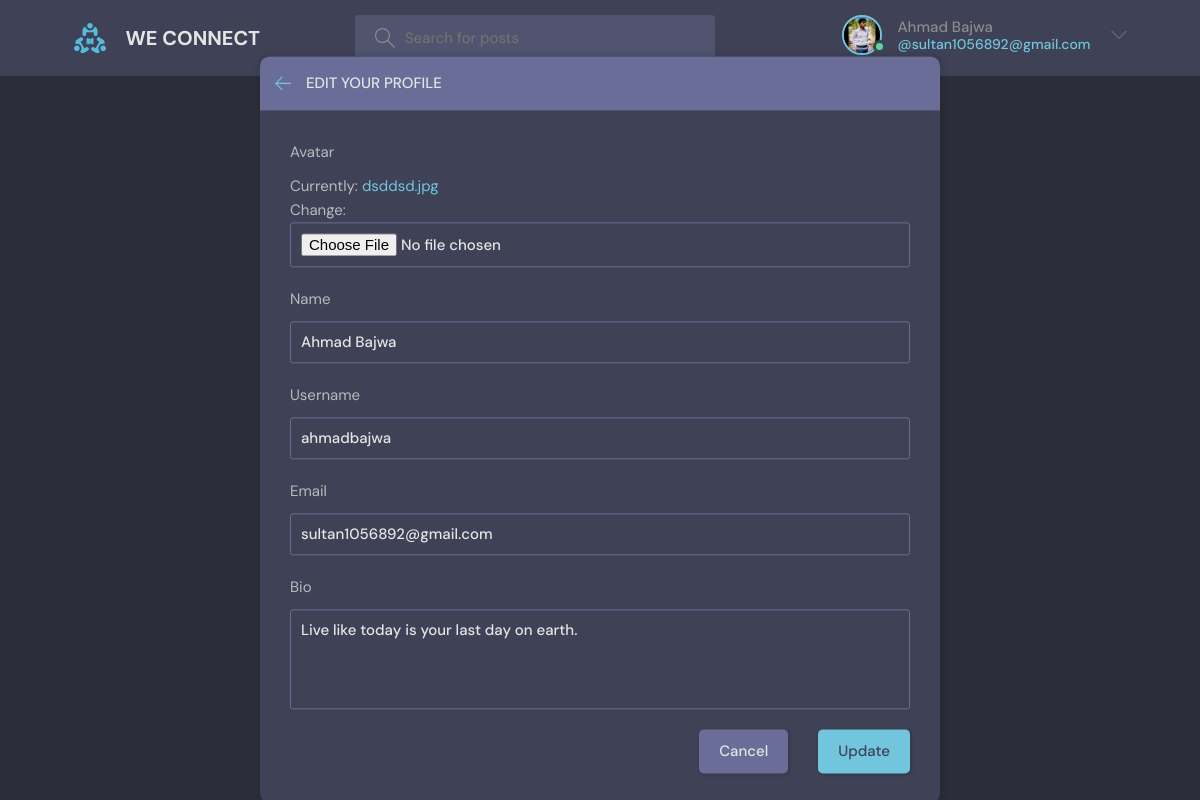
The app's page /update-user/ (signed in) with its own data.
### chat/models.py (models this page shows)
class User(AbstractUser):
    name = models.CharField(max_length=200,null=True)
    email = models.EmailField(unique=True,null=True)
    bio = models.TextField(null=True)
    avatar = models.ImageField(null=True,default='avatar.svg')
    USERNAME_FIELD = 'email'
    REQUIRED_FIELDS = []

### chat/views.py (the view)
# urls.py: path('update-user/', views.update_user, name='update-user'),
@login_required(login_url='login')
def update_user(request):
    user = request.user
    form = Userform(instance=user)
    if request.method=="POST":
        form = Userform(request.POST,request.FILES,instance=user)
        if form.is_valid():
            form.save()
            return redirect('home')
    ctx = {'form':form}
    return render(request,'chat/update-user.html',ctx)

### chat/forms.py
class Userform(ModelForm):
    class Meta:
        model = User
        fields = ['avatar','name','username','email','bio']

### chat/templates/chat/update-user.html (shortened to what this page needs)
{% extends 'base.html' %}
{% block content %}
    <main class="update-account layout">
        <div class="container">
            <div class="layout__box">
                <div class="layout__boxHeader">
                    <div class="layout__boxTitle">
                        <a href="{% url 'home' %}">
                            <svg version="1.1" xmlns="http://www.w3.org/2000/svg" width="32" height="32"
                                viewBox="0 0 32 32">
                                <title>arrow-left</title>
                                <path
                                    d="M13.723 2.286l-13.723 13.714 13.719 13.714 1.616-1.611-10.96-10.96h27.625v-2.286h-27.625l10.965-10.965-1.616-1.607z">
                                </path>
                            </svg>
                        </a>
                        <h3>Edit your profile</h3>
                    </div>
                </div>
                <div class="layout__body">
                    <form class="form" action="" method="POST" enctype="multipart/form-data">
                        {% for field in form %}
                        <div class="form__group">
                            <label for="profile_pic">{{ field.label }}</label>
                            {{ field }}
                        </div>
                        {% endfor %}
                        <div class="form__action">
                            <a class="btn btn--dark" href="{{ request.META.HTTP_REFERER }}">Cancel</a>
                            <button class="btn btn--main" type="submit">Update</button>
                        </div>
                    </form>
                </div>
            </div>
        </div>
    </main>
{% endblock %}

### templates/base.html (shortened to what this page needs)
{% load static %}
<link rel="stylesheet" type="text/css" href="{% static 'styles/style.css' %}" >
<!DOCTYPE html>
<html lang="en">
  <head>
    {% load static %}
    <link rel="stylesheet" href="{%  static 'styles/style.css' %}" />
  </head>
  <body>
    <header class="header header--loggedIn">
      <div class="container">
        <a href="{% url 'home' %}" class="header__logo">
          <img src={% static 'images/logo.svg' %}/>
          <h1> WE CONNECT</h1>
        </a>
        <form method="GET" class="header__search" action="{% url 'home' %}">
          <label>
            <input name="q" placeholder="Search for posts"  />
          </label>
        </form>
        <nav class="header__menu">
            {% if not request.user.is_authenticated %}
          <a href="{% url 'login' %}">
            <img src="{% static 'images/avatar.svg' %}" />
            <p>LogIn</p>
          </a>
           {% else %}
         <div class="header__user">
            <a href="{% url 'user-profile' request.user.id %}">
              <div class="avatar avatar--medium active">
                <img src="{{ request.user.avatar.url}}" />
              </div>
              <p>{{ request.user.name }} <span>@{{ request.user }}</span></p>
            </a>
            <button class="dropdown-button">
              <svg version="1.1" xmlns="http://www.w3.org/2000/svg" width="32" height="32" viewBox="0 0 32 32">
                <title>chevron-down</title>
                <path d="M16 21l-13-13h-3l16 16 16-16h-3l-13 13z"></path>
              </svg>
            </button>
          </div>
            {% endif %}
        </nav>
      </div>
    </header>
  {% block content %}
  {% endblock %}
</body>
</html>

### records on screen
User: user.avatar (picture), user.name "Ahmad Bajwa", user "sultan1056892@gmail.com", form "Ahmad Bajwa" "ahmadbajwa" "sultan1056892@gmail.com" "Live like today is your last day on earth."

### other values on screen
{{ field.label }} "Avatar" "Name" "Username" "Email" "Bio"
